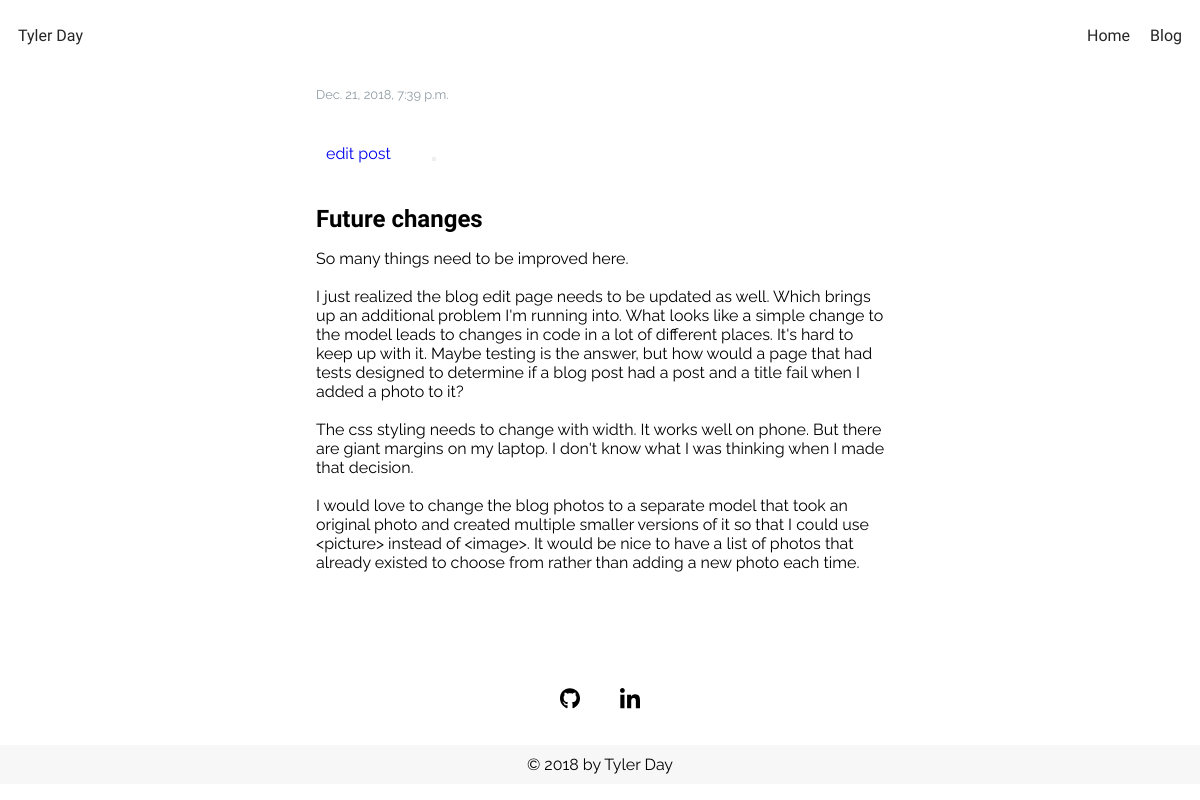
Screenshot of /post/15/ with the database file from the repository.
### blog/models.py (models this page shows, shortened)
class Post(models.Model):
    author = models.ForeignKey(settings.AUTH_USER_MODEL, on_delete=models.CASCADE)
    title = models.CharField(max_length=200)
    text = models.TextField()
    created_date = models.DateTimeField(default=timezone.now)
    published_date = models.DateTimeField(blank=True, null=True)
    photo  = models.ForeignKey(Image, on_delete=models.CASCADE, blank=True, null=True)

### blog/views.py (the view)
# urls.py: path('post/<int:pk>/', views.post_detail, name='post_detail'),
def post_detail(request, pk):
    post = get_object_or_404(Post, pk=pk)
    return render(request, 'blog/post_detail.html', {'post':post})

### blog/models.py (called while the page is built)
    def __str__(self):
        return self.name

### blog/templates/blog/post_detail.html (shortened to what this page needs)
{% extends 'blog/base.html' %}
{% block content %}
    <div class="post-detail">
        <div class="post-contents">
        {% if post.published_date %}
            <div class="date">
                {{ post.published_date }}
            </div>
        {% endif %}
        <a href="{% url 'post_edit' pk=post.pk %}" class="btn">edit post</a>
        <button type="button"></button>
        <h2>{{ post.title }}</h2>
        <p>{{ post.text|linebreaksbr }}</p>
        </div>
    </div>
    {% endblock %}

### blog/static/css/blog.css (style rules this page uses)
* { margin: 0; padding:0; }
p { font-family: 'Raleway', serif; }
a, a:visited { text-decoration: none; font-family: 'Raleway', serif; }
h1, h2, h3, h4 { font-family: 'Work Sans', sans-serif; font-weight: 700; }
.post-detail { margin-bottom: 70px; display: flex; flex-direction: column; justify-content: center; align-items: center; flex-wrap: wrap; }
.post-contents { min-width: 320px; width: 50%; color: black; flex-grow: 1; }
.post-contents > * { margin: 1rem .7rem 1rem 1rem; }
.date { color: hsla(205, 11%, 60%,1); font-family: "Raleway",serif; font-size: .8em; }
.btn { display: inline-block; background-color: transparent; padding: 10px; text-decoration: none; border:none; cursor: pointer; }

### rows the page displays
Post: published_date "Dec. 21, 2018, 7:39 p.m.", title "Future changes", text "So many things need to be improved here. I just realized the blog edit page needs to be updated as well. Which brings up an additional problem I'm running into. What looks like a simple change to the model leads to changes in code in a lot of different places. It's hard to keep up with it. Maybe testing is the answer, but how would a page that had tests designed to determine if a blog post had a post and a title fail when I added a photo to it? The css styling needs to change with width. It works well on phone. But there are giant margins on my laptop. I don't know what I was thinking when I made that decision. I would love to change the blog photos to a separate model that took an original…"
